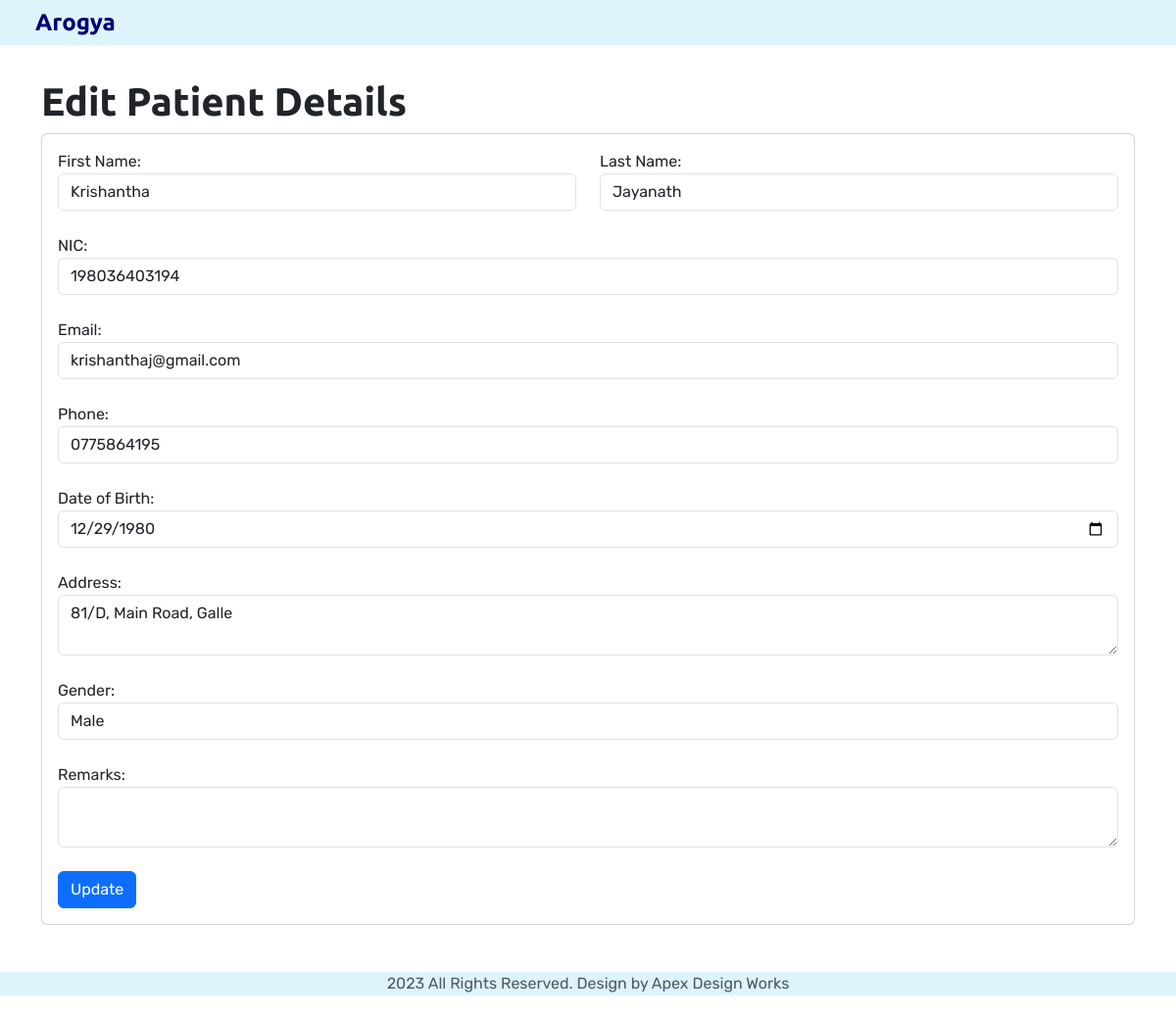
/staff/edit.php?id=P0001, run on the app's committed database.
### tables this page shows
CREATE TABLE `patientdetails` (
  `patient_id` char(5) NOT NULL,
  `first_name` varchar(50) NOT NULL,
  `last_name` varchar(50) NOT NULL,
  `nic` varchar(12) NOT NULL,
  `email` varchar(100) NOT NULL,
  `phone` varchar(15) NOT NULL,
  `dob` date NOT NULL,
  `address` varchar(255) NOT NULL,
  `gender` enum('Male','Female') NOT NULL,
  `remarks` text DEFAULT NULL
);

### staff/edit.php (the view, shortened to what this page needs)
<!DOCTYPE html>
<html lang="en">
<head>
    <link href="https://cdn.jsdelivr.net/npm/bootstrap@5.3.1/dist/css/bootstrap.min.css" rel="stylesheet"
 />
    <link rel="stylesheet" href="../css/staff.css" />
</head>
<body>
    <section id="adminheader">
        <div class="container">
            <nav class="navbar navbar-expand-lg fixed-top p-0" style="background-color: #ddf4fc" id="navigationbar">
                <div class="container-fluid">
                    <a class="navbar-brand" href="patient.html"> Arogya </a>
                </div>
            </nav>
        </div>
    </section>
    <section id="editpatient">
        <?php
        if (isset($_GET['id'])) {
            $patient_id = $_GET['id'];
            $servername = "localhost";
            $username = "root";
            $password = "";
            $dbname = "db_arogya";
            $conn = new mysqli($servername, $username, $password, $dbname);
            $sql = "SELECT * FROM patientdetails WHERE patient_id = '$patient_id'";
            $result = $conn->query($sql);
            if ($result->num_rows == 1) {
                $row = $result->fetch_assoc();
                echo "<div class='container' style='margin-top: 5rem'>";
                echo "<h2>Edit Patient Details</h2>";
                echo "<div class='card'>";
                echo "<div class='card-body'>";
                echo "<form action='update.php' method='POST'>";
                echo "<div class='row'>";
                echo "<div class='col'>";
                echo "<label for='first_name'>First Name:</label>";
                echo "<input type='text' class='form-control' name='first_name' value='" . $row['first_name'] . "'>";
                echo "</div>";
                echo "<div class='col'>";
                echo "<label for='last_name'>Last Name:</label>";
                echo "<input type='text' class='form-control' name='last_name' value='" . $row['last_name'] . "'>";
                echo "</div>";
                echo "</div>";
                echo "<br />";
                echo "<div class='form-group'>";
                echo "<label for='nic'>NIC:</label>";
                echo "<input type='text' class='form-control' name='nic' value='" . $row['nic'] . "'>";
                echo "</div>";
                echo "<br />";
                echo "<div class='form-group'>";
                echo "<label for='email'>Email:</label>";
                echo "<input type='email' class='form-control' name='email' value='" . $row['email'] . "'>";
                echo "</div>";
                echo "<br />";
                echo "<div class='form-group'>";
                echo "<label for='phone'>Phone:</label>";
                echo "<input type='text' class='form-control' name='phone' value='" . $row['phone'] . "'>";
                echo "</div>";
                echo "<br />";
                echo "<div class='form-group'>";
                echo "<label for='dob'>Date of Birth:</label>";
                echo "<input type='date' class='form-control' name='dob' value='" . $row['dob'] . "'>";
                echo "</div>";
                echo "<br />";
                echo "<div class='form-group'>";
                echo "<label for='address'>Address:</label>";
                echo "<textarea class='form-control' name='address'>" . $row['address'] . "</textarea>";
                echo "</div>";
                echo "<br />";
                echo "<div class='form-group'>";
                echo "<label for='gender'>Gender:</label>";
                echo "<select class='form-control' name='gender'>";
                echo "<option value='Male'" . ($row['gender'] == 'Male' ? " selected" : "") . ">Male</option>";
                echo "</select>";
                echo "</div>";
                echo "<br />";
                echo "<div class='form-group'>";
                echo "<label for='remarks'>Remarks:</label>";
                echo "<textarea class='form-control' name='remarks'>" . $row['remarks'] . "</textarea>";
                echo "</div>";
                echo "<br />";
                echo "<button type='submit' class='btn btn-primary'>Update</button>";
                echo "</form>";
                echo "</div>";
                echo "</div>";
                echo "<br />";
            } else {
                echo "Record not found.";
            }
        } else {
            echo "Missing ID parameter in the URL.";
        }
        ?>
    </section>
    <footer id="footer">
        <div class="my-4 text-muted text-center">
            <p>2023 All Rights Reserved. Design by Apex Design Works</p>
        </div>
    </footer>
</body>
</html>

### css/staff.css (style rules this page uses)
body { font-family: "Rubik", sans-serif; }
h2 { font-family: "ubuntu", sans-serif; font-size: 2.5rem; font-weight: 700; }
.container-fluid { padding: 0% 3%; }
.navbar { padding: 10px 0; }
.navbar-brand { font-family: "Ubuntu", sans-serif; font-size: 1.5rem; font-weight: bold; color: #000071; }
#footer { background-color: #ddf4fc; }

### data on the page
patientdetails: first_name "Krishantha", last_name "Jayanath", nic "198036403194", email "krishanthaj@gmail.com", phone "0775864195", dob "12/29/1980", address "81/D, Main Road, Galle", gender "Male"
